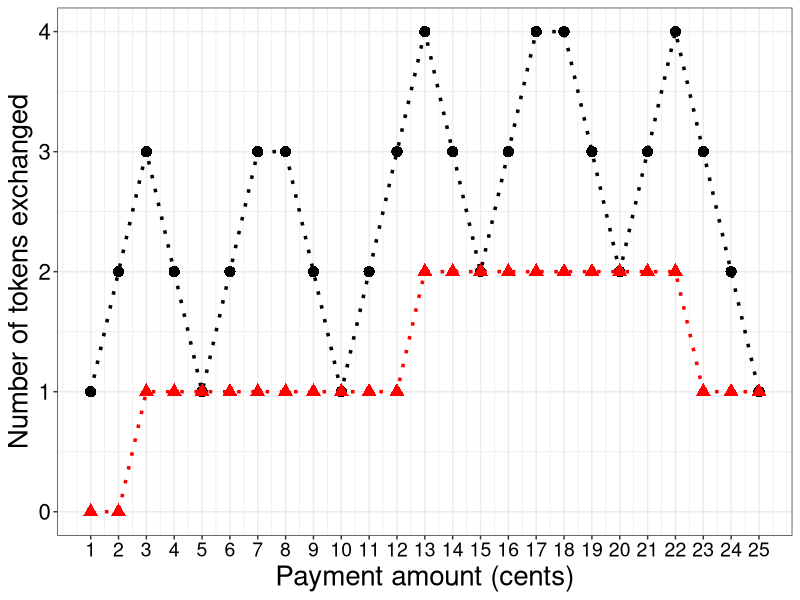

Reproduce this figure in R.
# penny_blog_2025_x_y.R 
# Simulations (verification) of computations in a paper titled: "Whistleblowers and Financial Fraud."

setwd("~/Papers/Papers_non-academic/penny_removal_blog_2025_2")

# packages used
library(ggplot2); theme_set(theme_bw())
#library(latex2exp)# LaTeX in ggplot
#library(xtable)# export data frames to LaTeX tables
#library(dplyr)# sorting by group (by year)

# reading SEC award data from an Excel file
library(readxl)
dir()
(p1.df = read_excel("Coin payment simulations.xlsx"))
str(p1.df)

ggplot(p1.df, aes(x=Payment, y=Tokens_exchanged)) +geom_line(linetype="dotted", size=1.2) +geom_point(size=3.5, shape=16) +geom_line(aes(y=without_penny), linetype="dotted", color="red", size=1.2) +geom_point(aes(y=without_penny), color="red", size=3.5, shape=17) + scale_x_continuous(breaks = seq(1,25,1)) +theme(axis.text.x = element_text(size = 14, color = "black"),  axis.text.y = element_text(size = 16, color = "black"), text = element_text(size = 20)) +labs(x="Payment amount (cents)", y="Number of tokens exchanged")



# graph from earlier versions, no longer applies
#ggplot(p.df, aes(x=tau.vec)) +geom_line(aes(y=paI.vec), linetype="solid", size=1.2, color="black") +geom_line(aes(y=pbI.vec), linetype="solid", size=1.2, color="black") +geom_line(aes(y=paII.vec), linetype="longdash", size=1.2, color="red") +geom_line(aes(y=pbII.vec), linetype="longdash", size=1.2, color="red") +geom_line(aes(y=qaI.vec), linetype="solid", size=1.2, color="blue") +geom_line(aes(y=qbI.vec), linetype="solid", size=1.2, color="blue") +geom_line(aes(y=qaII.vec), linetype="longdash", size=1.2, color="magenta") +geom_line(aes(y=qbII.vec), linetype="longdash", size=1.2, color="magenta") + scale_x_continuous(breaks = seq(0,0.25,0.05)) + scale_y_continuous(breaks = seq(1.6,3.3,0.1)) +labs(x=TeX("Sales tax (VAT) rate: $\\tau$"), y=TeX("Equilibrium producer and consumer prices:  $p_B$, $q_B$, $p_A$,$q_A$"))  +theme(axis.text.x = element_text(size = 14, color = "black"),  axis.text.y = element_text(size = 16, color = "black"), text = element_text(size = 20)) +annotate("text", x = 0.225, y = 1.70, label =TeX("$p_B^I$"), size = 8, color="black") +annotate("text", x = 0.24, y = 2.08, label =TeX("$q_B^I$"), size = 8, color="blue") +annotate("text", x = 0.225, y = 1.90, label =TeX("$p_B^{II}$"), size = 8, color="red")  +annotate("text", x = 0.24, y = 2.39, label =TeX("$q_B^{II}$"), size = 8, color="magenta") +annotate("text", x = 0.20, y = 2.20, label =TeX("$p_A^I$"), size = 8, color="black") +annotate("text", x = 0.20, y = 2.54, label =TeX("$p_A^{II}$"), size = 8, color="red") +annotate("text", x = 0.15, y = 2.80, label =TeX("$q_A^I$"), size = 8, color="blue") +annotate("text", x = 0.15, y = 3.13, label =TeX("$q_A^{II}$"), size = 8, color="magenta") +annotate("text", x = -0.003, y = 1.94, label =TeX("B"), size = 8, color="black") +annotate("text", x = -0.003, y = 2.67, label =TeX("A"), size = 8, color="black")  


################
################